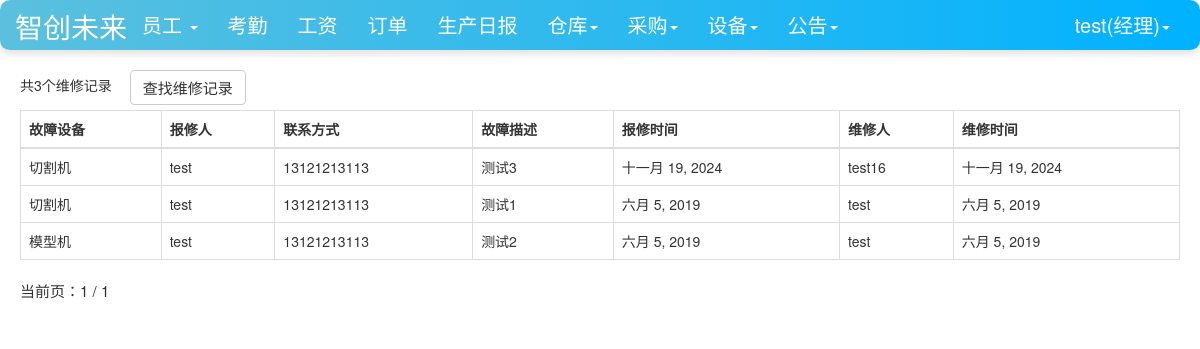
/facility/repaired_list/ (signed in), run on the app's committed database.
### user/models.py (models this page shows, shortened)
class Profile(models.Model):
    user = models.OneToOneField(User, on_delete=models.CASCADE)
    staff_gender = models.CharField(max_length=10, choices=(('male', '男'), ('female', '女')), default='male',
                                    verbose_name='性别')
    staff_age = models.PositiveIntegerField(verbose_name="年龄")
    staff_home = models.CharField(max_length=100, verbose_name="籍贯")
    staff_nationality = models.CharField(max_length=20, verbose_name="民族")  # 民族
    staff_tel = models.BigIntegerField(verbose_name="电话")
    start_time = models.DateField(auto_now_add=True, verbose_name="入职时间")  # 入职时间
    id_card = models.CharField(max_length=20,verbose_name="身份证")  # 身份证号
    staff_type = models.CharField(max_length=100,verbose_name="职位", null=True)  # 职位
    salary_pre_hour = models.IntegerField(verbose_name="时薪")  # 时薪
    avatar = models.ImageField(verbose_name="头像", upload_to='avatars/', null=True)  # 头像字段
    class Meta:
        ordering = ['-start_time']

### facility/models.py (models this page shows)
class Repair(models.Model):  # 维修
    facility_id = models.ForeignKey(Facility, on_delete=models.CASCADE, verbose_name="故障设备")
    baoxiu_staff_name = models.ForeignKey(User, on_delete=models.DO_NOTHING, verbose_name="报修人", related_name='aaa',
                                          null=True, blank=True)
    baoxiu_staff_tel = models.CharField(max_length=11, null=True, blank=True, verbose_name="联系方式")
    baoxiu_time = models.DateField(auto_now=True, verbose_name="报修时间", null=True, blank=True)
    baoxiu_complementary = models.CharField(max_length=200, verbose_name="报修描述", null=True, blank=True)
    repair_staff_name = models.ForeignKey(User, on_delete=models.DO_NOTHING, verbose_name="维修人", related_name='bbb',
                                          null=True, blank=True)
    repair_time = models.DateField(auto_now=True, verbose_name="维修时间", null=True, blank=True)
    class Meta:
        ordering = ['-baoxiu_time']

class Facility(models.Model):  # 设备
    version = models.CharField(max_length=100, verbose_name="型号")
    facility_name = models.CharField(max_length=100, verbose_name="名称")
    price = models.BigIntegerField(verbose_name="价格")
    buyer = models.ForeignKey(User, on_delete=models.DO_NOTHING, verbose_name="购买人")
    buy_time = models.DateField(auto_now_add=True, verbose_name="购买时间")
    def __str__(self):
        return self.facility_name

### facility/views.py (the view)
# urls.py: path('repaired_list/', views.repaired_list, name='repaired_list'),
def repaired_list(request):
    items = Repair.objects.filter(~Q(repair_staff_name=None))
    context = {}
    paginator = Paginator(items, 10)  # 每页显示10个对象
    page_number = request.GET.get('page')
    if page_number == None:
        page_number = 1
    page_number = int(page_number)
    total_pages = paginator.num_pages
    print("page_number:", page_number)
    page_info = {}
    page_info["number"] = page_number
    page_info["paginator"] = {}
    page_info["paginator"]['num_pages'] = total_pages
    print("total_pages", total_pages)
    if total_pages > page_number:
        page_info['has_next'] = True
        page_info['next_page_number'] = page_number + 1
    if page_number > 1:
        page_info['has_previous'] = True
        page_info['previous_page_number'] = page_number - 1
    item = paginator.get_page(page_number)
    context['page_obj'] = page_info
    context['count'] = items.count()
    context['repairs'] = item
    return render(request, 'repaired_list.html', context)

### user/models.py (called while the page is built)
def get_staff_type(self):
    if Profile.objects.filter(user=self).exists():
        profile = Profile.objects.get(user=self)
        return profile.staff_type
    else:
        return ''

### facility/templates/repaired_list.html (shortened to what this page needs)
{% extends 'base.html' %}
{% if user.is_authenticated %}
                        {% block nav_facility_active %}active{% endblock %}
{% endif %}
{% block content %}
    <div class="container">
        <div class="row">
            <div class="col-lg-12">
                {% if user.is_authenticated %}
                <div class="row col-lg-12 my-spacing5">
                    <span style="margin-right: 1em">共{{count}}个维修记录</span>
                    <a class="btn btn-default" href="{% url 'repaired_select' %}">查找维修记录</a>
                </div>
                <table class="table table-bordered table-hover my-spacing2">
                  <thead>
                    <tr>
                      <th scope="col">故障设备</th>
                         <th scope="col">报修人</th>
                      <th scope="col">联系方式</th>
                        <th scope="col">故障描述</th>
                      <th scope="col">报修时间</th>
                        <th scope="col">维修人</th>
                        <th scope="col">维修时间</th>
                    </tr>
                  </thead>
                  <tbody>
                  {%for repair in repairs%}
                    <tr>
                      <td>{{repair.facility_id}}</td>
                        <td>{{repair.baoxiu_staff_name}}</td>
                      <td>{{repair.baoxiu_staff_tel}}</td>
                        <td>{{repair.baoxiu_complementary}}</td>
                      <td>{{repair.baoxiu_time}}</td>
                       <td>{{repair.repair_staff_name}}</td>
                        <td>{{repair.repair_time}}</td>
                    </tr>
                  {% endfor %}
                  </tbody>
                </table>
                {% else %}
                    <span>未登录，跳转到首页...</span>
                    <script type="text/javascript">
                        window.location.href = '/';
                    </script>
                {% endif %}
            </div>
            </div>
        {% include 'pagination.html' %}
    </div>
{% endblock %}

### templates/base.html (shortened to what this page needs)
{% load staticfiles %}
<!doctype html>
<html lang="en">
<head>
    <link rel="stylesheet" href="{% static 'base.css' %}">
     <link rel="stylesheet" href="{% static 'home.css' %}">
    <link rel="stylesheet" href="{% static 'bootstrap-3.3.7/css/bootstrap.min.css' %}">
</head>
<body>
    <nav class="navbar navbar-default navbar-fixed-top">
      <div class="container-fluid">
        <div class="navbar-header"  >
          <a class="navbar-brand-container d-flex justify-content-center"  color=white" href="{% url 'home' %}">智创未来</a>
        </div>
          {% if  user.is_authenticated %}
        <div class="collapse navbar-collapse" id="bs-example-navbar-collapse-1">
          <ul class="nav navbar-nav">
              {% if user.get_staff_type == '经理' %}
              <li class="{% block nav_staff_active %}{% endblock %}">
                  <li class="dropdown">
                      <a href="#" class="dropdown-toggle" data-toggle="dropdown" role="button" aria-haspopup="true" aria-expanded="false">
                          员工
                          <b class="caret"></b>
                      </a>
                    </li>
                  </li>
              <li class="{% block nav_attendence_active %}{% endblock %}"><a href="{% url 'attendence_lists'%}">考勤</a></li>
              <li class="{% block nav_salary_active %}{% endblock %}"><a href="{% url 'salary_lists'%}">工资</a></li>
              <li class="{% block nav_order_active %}{% endblock %}"><a href="{% url 'order_list' %}">订单</a></li>
              <li class="{% block nav_producediary_active %}{% endblock %}"><a href="{% url 'product_diary' %}">生产日报</a></li>
              <li class="{% block nav_warehousediary_active %}{% endblock %}">
              <li class="dropdown">
                <a href="#" class="dropdown-toggle" data-toggle="dropdown" role="button" aria-haspopup="true" aria-expanded="false">仓库<span class="caret"></span></a>
              </li>
                  </li>
                  <li class="{% block nav_purchase_active %}{% endblock %}">
                    <li class="dropdown">
                      <a href="#" class="dropdown-toggle" data-toggle="dropdown" role="button" aria-haspopup="true" aria-expanded="false">采购<span class="caret"></span></a>
                    </li>
                  </li>
                  <li class="{% block nav_facility_active %}{% endblock %}">
                    <li class="dropdown">
                      <a href="#" class="dropdown-toggle" data-toggle="dropdown" role="button" aria-haspopup="true" aria-expanded="false">设备<span class="caret"></span></a>
                    </li>
                  </li>
              <li class="{% block nav_notice_active %}{% endblock %}">
                    <li class="dropdown">
                      <a href="#" class="dropdown-toggle" data-toggle="dropdown" role="button" aria-haspopup="true" aria-expanded="false">公告<span class="caret"></span></a>
                    </li>
                  </li>
              {%endif%}
          </ul>
        <ul class="nav navbar-nav navbar-right">
            <li class="dropdown">
              <a href="#" class="dropdown-toggle" data-toggle="dropdown" role="button" aria-haspopup="true" aria-expanded="false">
                  {{user.username}}({{user.get_staff_type}})<span class="caret"></span></a>
            </li>
        </ul>
    </div>
          {% else %}
           <ul class="nav navbar-nav navbar-right">
                <li><a href="{% url 'login' %}?from={{ request.get_full_path }}">登录</a></li>
           </ul>
          {% endif %}
      </div>
    </nav>
    {% block content%} {% endblock %}
</body>
</html>

### static/home.css (style rules this page uses)
* { margin: 0; padding: 0; }
body { margin-top: 70px!important; }
ul { list-style-type: none!important; }
ul.navbar-right { margin-right: 0; }
div.navbar-header { font-size: 200%; padding-top: 0.2em; }

### templates/base.html (style rules this page uses)
.navbar-default { background-color: #007bff; color: white; }
.navbar-default .navbar-nav { text-align: center; }
.navbar-default .navbar-nav>li>a { color: white; font-size: 20px; text-align: center; }
.navbar-default { background-color: #007bff; color: white; border-radius: 10px; box-shadow: 0 4px 6px rgba(0, 0, 0, 0.1); }
.navbar-header { text-align: center; }
.navbar-default .navbar-nav>li>a { color: white; }
.navbar-default { background: linear-gradient(to right, #5bc0de, #00b2ff); color: white; }
.navbar-default .navbar-nav>li>a { color: white; text-align: center; }
.collapse { text-align: center; }
.navbar-brand-container { color:white; }
.row { margin-bottom: 1; }
.container { padding-left: 15px; padding-right: 15px; margin-bottom: 5px; --> }
.row > [class^="col-"] { padding-left: 5px; padding-right: 5px; }
.my-spacing5 { margin-bottom: 5px; }
.my-spacing5 > a { font-size:15px; }
.my-spacing2 { margin-bottom: 0px; }

### data on the page
Repair: facility_id "切割机", baoxiu_staff_name "test", baoxiu_staff_tel "13121213113", baoxiu_complementary "测试3", baoxiu_time "十一月 19, 2024", repair_staff_name "test16", repair_time "十一月 19, 2024"
Repair: facility_id "切割机", baoxiu_staff_name "test", baoxiu_staff_tel "13121213113", baoxiu_complementary "测试1", baoxiu_time "六月 5, 2019", repair_staff_name "test", repair_time "六月 5, 2019"
Repair: facility_id "模型机", baoxiu_staff_name "test", baoxiu_staff_tel "13121213113", baoxiu_complementary "测试2", baoxiu_time "六月 5, 2019", repair_staff_name "test", repair_time "六月 5, 2019"

### other printed values
{{ user.username }} "test"
{{ user.get_staff_type }} "经理"
{{ count }} "3"
{{ page_obj.number }} "1"
{{ page_obj.paginator.num_pages }} "1"
